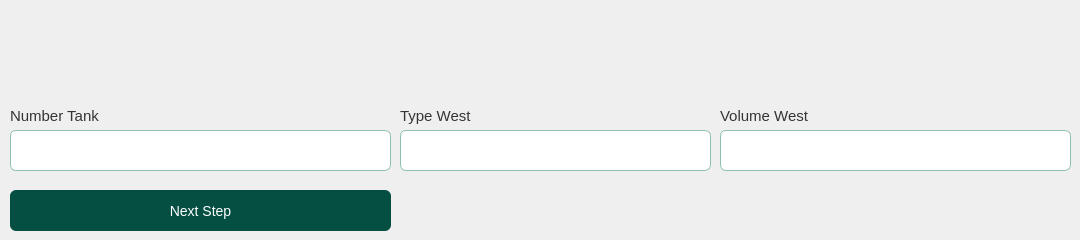
     <widget class="QWidget" name="tab_tank">
      <attribute name="title">
       <string>Tank Information</string>
      </attribute>
      <widget class="QPushButton" name="btn_next_step_dayshift_activities">
       <property name="geometry">
        <rect>
         <x>10</x>
         <y>190</y>
         <width>381</width>
         <height>41</height>
        </rect>
       </property>
       <property name="styleSheet">
        <string notr="true">

QPushButton#btn_next_step_dayshift_activities{

border:none;
background-color:#044e42;
color:white;
font-size:14px;
border-radius: 6px;
transition: background-color 0.5s ease;
padding:10px;
text-align:rigth;
}

QPushButton#btn_next_step_dayshift_activities:hover{
 background-color: #044e42;
border-radius: 6px;
transition: background-color 0.5s ease;
padding:10px;
}

QPushButton#btn_next_step_dayshift_activities:pressed {
 background-color: #044e42;
border-radius: 6px;
background-color: #033029;
padding:10px;
 }
</string>
       </property>
       <property name="text">
        <string>Next Step</string>
       </property>
       <property name="icon">
        <iconset>
         <normaloff>../../img/check-solid.svg</normaloff>../../img/check-solid.svg</iconset>
       </property>
      </widget>
      <widget class="QLabel" name="lbl_type_hse_2">
       <property name="geometry">
        <rect>
         <x>10</x>
         <y>100</y>
         <width>91</width>
         <height>31</height>
        </rect>
       </property>
       <property name="font">
        <font>
         <pointsize>11</pointsize>
        </font>
       </property>
       <property name="styleSheet">
        <string notr="true">color: rgb(52, 52, 52);</string>
       </property>
       <property name="text">
        <string>Number Tank</string>
       </property>
      </widget>
      <widget class="QLabel" name="lbl_quantity_hse_2">
       <property name="geometry">
        <rect>
         <x>400</x>
         <y>100</y>
         <width>81</width>
         <height>31</height>
        </rect>
       </property>
       <property name="font">
        <font>
         <pointsize>11</pointsize>
        </font>
       </property>
       <property name="styleSheet">
        <string notr="true">color: rgb(52, 52, 52);</string>
       </property>
       <property name="text">
        <string>Type West</string>
       </property>
      </widget>
      <widget class="QLabel" name="lbl_comments_2">
       <property name="geometry">
        <rect>
         <x>720</x>
         <y>100</y>
         <width>91</width>
         <height>31</height>
        </rect>
       </property>
       <property name="font">
        <font>
         <pointsize>11</pointsize>
        </font>
       </property>
       <property name="styleSheet">
        <string notr="true">color: rgb(52, 52, 52);</string>
       </property>
       <property name="text">
        <string>Volume West</string>
       </property>
      </widget>
      <widget class="QLineEdit" name="txt_comments_non_produtive_man_3">
       <property name="geometry">
        <rect>
         <x>10</x>
         <y>130</y>
         <width>381</width>
         <height>41</height>
        </rect>
       </property>
       <property name="styleSheet">
        <string notr="true">QLineEdit{


background-color:#fff;
border: 1px solid #8ec0af;
border-radius: 6px
}</string>
       </property>
       <property name="placeholderText">
        <string/>
       </property>
      </widget>
      <widget class="QLineEdit" name="txt_comments_non_produtive_man_4">
       <property name="geometry">
        <rect>
         <x>400</x>
         <y>130</y>
         <width>311</width>
         <height>41</height>
        </rect>
       </property>
       <property name="styleSheet">
        <string notr="true">QLineEdit{


background-color:#fff;
border: 1px solid #8ec0af;
border-radius: 6px
}</string>
       </property>
       <property name="placeholderText">
        <string/>
       </property>
      </widget>
      <widget class="QLineEdit" name="txt_comments_non_produtive_man_5">
       <property name="geometry">
        <rect>
         <x>720</x>
         <y>130</y>
         <width>351</width>
         <height>41</height>
        </rect>
       </property>
       <property name="styleSheet">
        <string notr="true">QLineEdit{


background-color:#fff;
border: 1px solid #8ec0af;
border-radius: 6px
}</string>
       </property>
       <property name="placeholderText">
        <string/>
       </property>
      </widget>
      <zorder>lbl_comments_2</zorder>
      <zorder>lbl_quantity_hse_2</zorder>
      <zorder>lbl_type_hse_2</zorder>
      <zorder>btn_next_step_dayshift_activities</zorder>
      <zorder>txt_comments_non_produtive_man_3</zorder>
      <zorder>txt_comments_non_produtive_man_4</zorder>
      <zorder>txt_comments_non_produtive_man_5</zorder>
     </widget>
